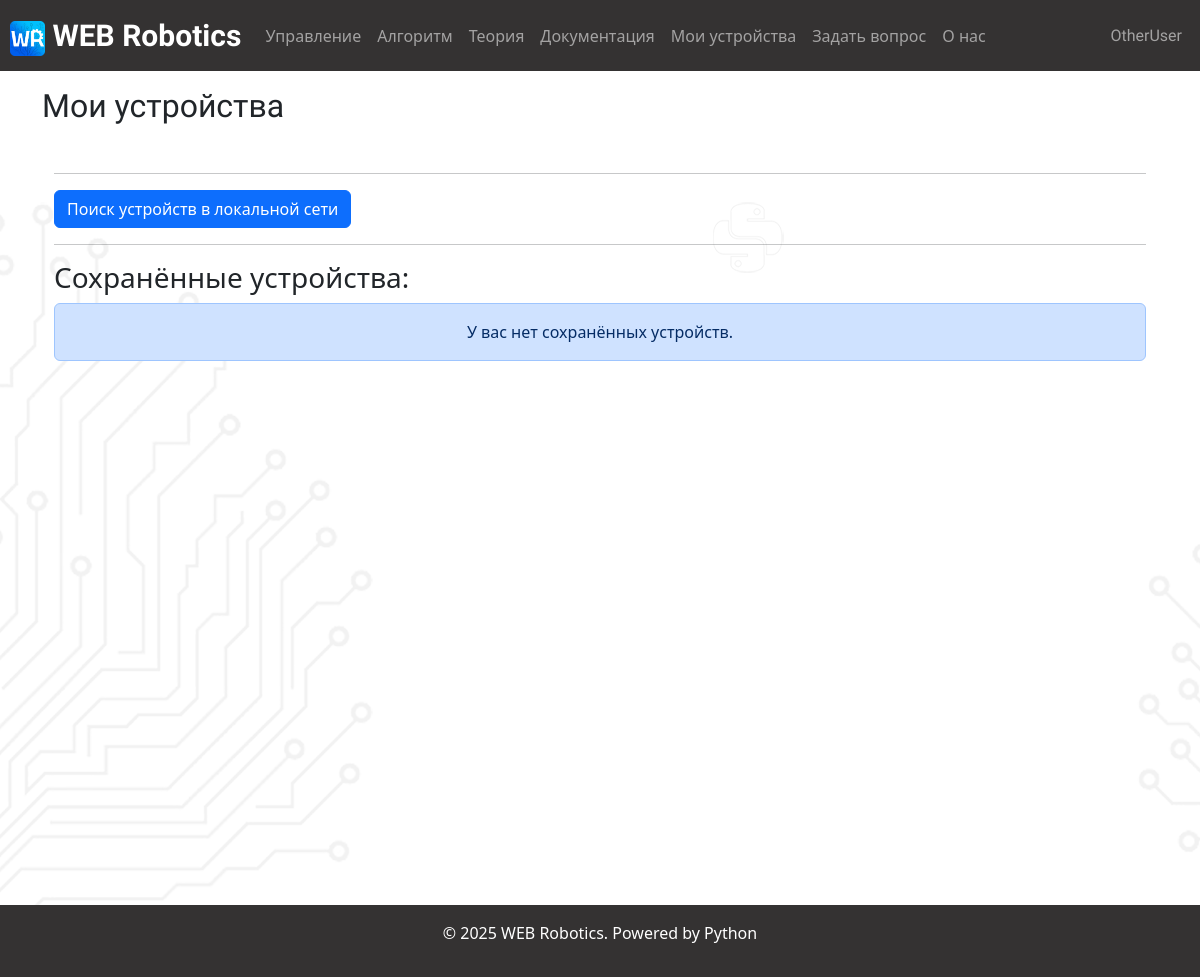
Before: /devices (signed in) with the older database file.
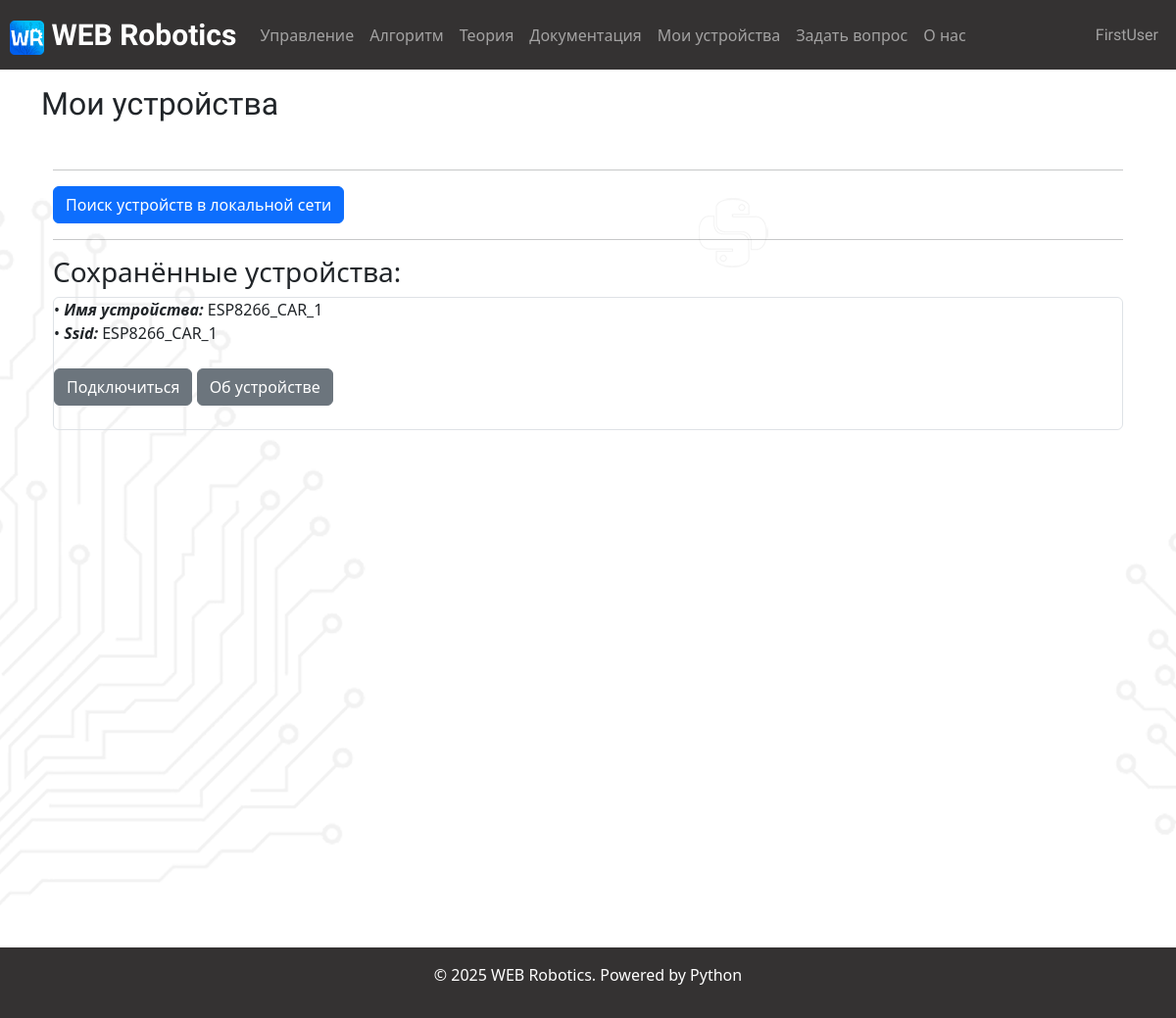
After: the same page with the newer database file.
### data/users.py (models this page shows, shortened)
class User(SqlAlchemyBase, UserMixin):
    __tablename__ = 'users'
    id = sqlalchemy.Column(sqlalchemy.Integer,
                           primary_key=True, autoincrement=True)
    name = sqlalchemy.Column(sqlalchemy.String, nullable=True)
    email = sqlalchemy.Column(sqlalchemy.String,
                              index=True, unique=True, nullable=True)
    hashed_password = sqlalchemy.Column(sqlalchemy.String, nullable=True)
    src_avatar = sqlalchemy.Column(sqlalchemy.String, nullable=False, default=DEFAULT_PROFILE_PHOTO)
    saved_algorithms = orm.relationship("Saved_algorithm", back_populates='user')
    devices = orm.relationship("Devices", back_populates='user')
    questions = orm.relationship("Question", back_populates='user')

### data/devices.py (models this page shows)
class Devices(SqlAlchemyBase):
    __tablename__ = 'devices'
    id = sqlalchemy.Column(sqlalchemy.Integer,
                           primary_key=True, autoincrement=True)
    name = sqlalchemy.Column(sqlalchemy.String, nullable=True)
    ssid = sqlalchemy.Column(sqlalchemy.String, nullable=False)
    user_id = sqlalchemy.Column(sqlalchemy.Integer,
                                sqlalchemy.ForeignKey("users.id"))
    user = orm.relationship('User')

### main.py (the view)
@app.route('/devices')
def devices():
    user_devices = []
    if current_user.is_authenticated:
        db_sess = db_session.create_session()
        user_devices = list(db_sess.query(Devices).filter(Devices.id == current_user.id))
    return render_template("devices.html", user_devices=user_devices)

### data/db_session.py (called while the page is built)
def create_session() -> Session:
    global __factory
    return __factory()

### main.py (called while the page is built)
@login_manager.user_loader
def load_user(user_id):
    db_sess = db_session.create_session()
    return db_sess.query(User).get(user_id)

### templates/devices.html
{% extends "base.html" %}
{% block content %}
<h2 style='font-family: "Tektur", sans-serif;
  font-optical-sizing: auto;
  font-weight: <weight>;
  font-style: normal;
  font-variation-settings:
    "wdth" 100;'> Мои устройства </h2>
<br>
<div class="container">
    <div class="row">
        <div class="col">
            <hr>
            <a href="/searching_for_esp" class="btn btn-primary"> Поиск устройств в локальной сети </a>
            <hr>
        </div>
    </div>
    <h3> Сохранённые устройства:</h3>
    {% if not current_user.is_authenticated %}
    <div class="alert alert-danger" role="alert">Войдите в аккаунт / зарегистрируйтесь, чтобы
        просмотреть сохранённые устройства!</div>
    {% else %}
        <div class="row">
            <div class="col">
                {% if user_devices != [] %}
                    {% for device in user_devices %}
                        <div class="col-md6 border rounded">
                            • <a style="font-weight: 600; font-style: italic"> Имя устройства: </a> {{ device.name }}
                            <br>
                            • <a style="font-weight: 600; font-style: italic"> Ssid: </a> {{ device.ssid }}
                            <br>
                            <br>
                            <a href="/connect_to_esp_ssid/{{device.ssid}}" class="btn btn-secondary"> Подключиться </a>
                            <a href="/about_device/{{device.id}}" class="btn btn-secondary"> Об устройстве  </a>
                            <br>
                            <br>
                        </div>
                    {% endfor %}
                {% else %}
                    <div class="alert alert-primary" role="alert" style="text-align: center;">
                        У вас нет сохранённых устройств. </div>
                {% endif %}
            </div>
        </div>
    {% endif %}
</div>
{% for i in range(22) %}
    <br>
{% endfor %}
{% endblock %}

### templates/base.html (shortened to what this page needs)
<!DOCTYPE html>
<html lang="en">
<head>
    <link rel="stylesheet" href="https://cdnjs.cloudflare.com/ajax/libs/font-awesome/5.15.4/css/all.min.css">
    <link href="https://cdn.jsdelivr.net/npm/bootstrap@5.3.0-alpha1/dist/css/bootstrap.min.css" rel="stylesheet">
</head>
<body background="static/img/background_1.png" style="background-position:-20px 20px; background-repeat:no-repeat; position: relative;">
<header>
    <nav class="navbar navbar-expand-lg sticky-top navbar-dark"
         style="background-color: #343232; padding-left: 10px; padding-right: 10px;">
        <a class="navbar-brand" href="/main"
           style="font-size: 30px; font-family: Tektur, sans-serif; font-optical-sizing: auto; font-weight: 900; font-style: normal; font-variation-settings: wdth 100;">
            <img src="static/img/WEB_Robotics_logo.png" alt="" width="35" height="35"
                 class="d-inline-block align-text-centre">
            WEB Robotics
        </a>
        <div class="collapse navbar-collapse" id="navbarNav_upper">
            <ul class="navbar-nav mr-auto">
                <li class="nav-item">
                    <a class="nav-link" href="/control">Управление <span class="sr-only">(current)</span></a>
                </li>
                <li class="nav-item">
                    <a class="nav-link" href="/algorithm">Алгоритм</a>
                </li>
                <li class="nav-item">
                    <a class="nav-link" href="/theory">Теория</a>
                </li>
                <li class="nav-item">
                    <a class="nav-link" href="/documentation">Документация</a>
                </li>
                <li class="nav-item">
                    <a class="nav-link" href="/devices">Мои устройства</a>
                </li>
                <li class="nav-item">
                    <a class="nav-link" href="/questions">Задать вопрос</a>
                </li>
                <li class="nav-item">
                    <a class="nav-link" href="/about">О нас</a>
                </li>
            </ul>
            <ul class="navbar-nav ms-auto">
                {% if current_user.is_authenticated %}
                <li class="nav-item">
                    {% set lnk = "/account" %}
                    {% if current_user.name == "Admin" %}
                        {% set lnk = "/admin_account" %}
                    {% endif %}
                    <a class="nav-link" href={{lnk}} style="font-family: Tektur,
                    sans-serif; font-optical-sizing: auto; font-weight: 20;
                    font-style: normal; font-variation-settings: wdth 100;">
                        {{current_user.name}}</a>
                </li>
                {% else %}
                <li class="nav-item">
                    <a class="nav-link" href="/login"><i class="fas fa-2x fa-user"></i></a>
                </li>
                {% endif %}
            </ul>
        </div>
    </nav>
    <p>
    <main role="main" class="container">
        {% block content %}{% endblock %}
    </main>
    <div class='wrapper'>
    <footer class="text-white text-center py-3" style="background-color: #343232;">
    <p>© 2025 WEB Robotics. Powered by Python </p>
    </footer>
    </div>
</header>
</body>
</html>

Changed rows visible on the page:
changed User: name "OtherUser" → "FirstUser"
added Devices: name "ESP8266_CAR_1", ssid "ESP8266_CAR_1"
Other visible differences:
text no longer shown: "У вас нет сохранённых устройств."
